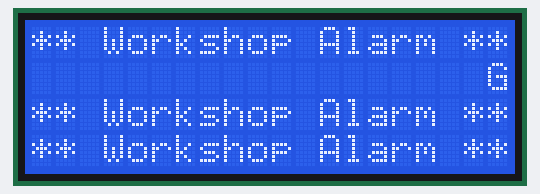
Recording of a sketch running on a simulated Arduino Uno, built with avr-gcc and run on an emulated ATmega328P. On the bench: 20×4 character LCD.

Above: at 0.54 s.
At 1.08 s:
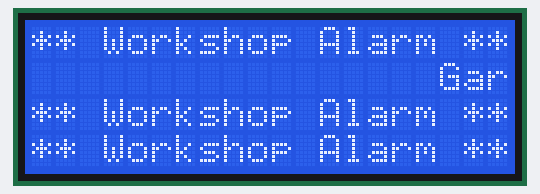
At 1.62 s:
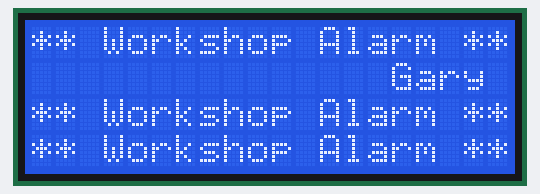
At 2.7 s:
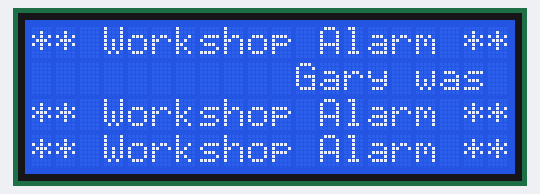
At 5.12 s:
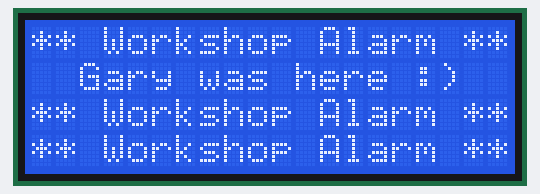
At 9.7 s:
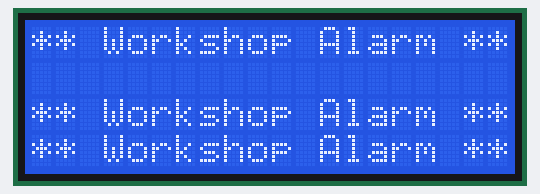

Measured:
- by itself, everything shown: repeats every 9.8 s, in 36 steps
- what the display in image 5 shows lasts 0.5 s, from 9.7 s to 10.2 s

The sketch:

LCDHello.ino
```cpp
#include <LiquidCrystal_I2C.h>

// set the LCD number of columns and rows
int lcdColumns = 20;
int lcdRows = 4;

// set LCD address, number of columns and rows
// if you don't know your display address, run an I2C scanner sketch
LiquidCrystal_I2C lcd(0x27, lcdColumns, lcdRows);

String messageStatic = "** Workshop Alarm **";
String messageToScroll = "Gary was here :)";

// Function to scroll text
// The function acepts the following arguments:
// row: row number where the text will be displayed
// message: message to scroll
// delayTime: delay between each character shifting
// lcdColumns: number of columns of your LCD
void scrollText(int row, String message, int delayTime, int lcdColumns) {
  for (int i=0; i < lcdColumns; i++) {
    message = " " + message;
  }
  message = message + " ";
  for (int pos = 0; pos < message.length(); pos++) {
    lcd.setCursor(0, row);
    lcd.print(message.substring(pos, pos + lcdColumns));
    delay(delayTime);
  }
}

void setup(){
  // initialize LCD
  lcd.init();
  // turn on LCD backlight
  lcd.backlight();

  // set cursor to first column, first row
  lcd.setCursor(0, 0);
  // print static message
  lcd.print(messageStatic);

  lcd.setCursor(0, 2);
  // print static message
  lcd.print(messageStatic);

  lcd.setCursor(0, 3);
  // print static message
  lcd.print(messageStatic);
}

void loop(){
  // print scrolling message
  scrollText(1, messageToScroll, 250, lcdColumns);
  lcd.setCursor(0, 2);
}
```
